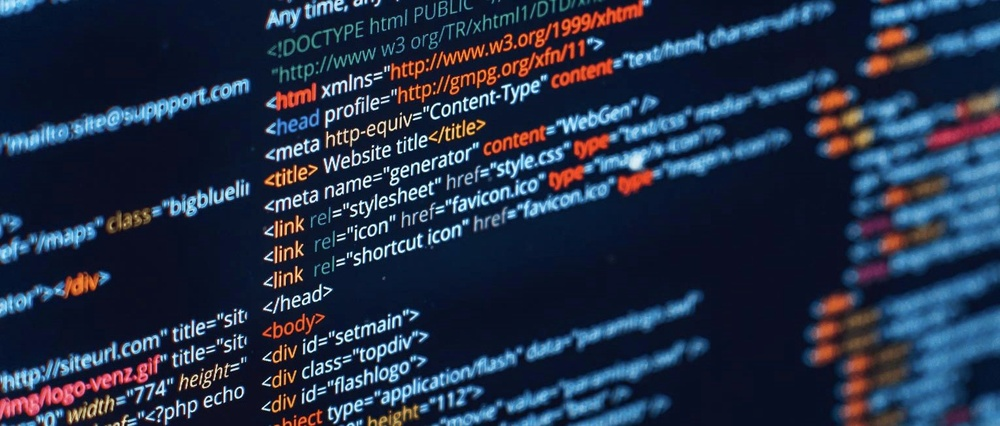
#> input picture img/img1.jpeg, 1000 x 426 px, shrunk from 1530 x 652 before the run
$ python Grayscale.py
#> lines starting #> are read from the running program, lines starting #| are printed output that depends on the picture
# Importing CV2 Library
import cv2

# Read an Image
img = cv2.imread("./img/img1.jpeg")
#> img is the input picture: shape (426, 1000, 3); mean B, G, R 70.4, 48.1, 36.1

# Greyscale the image
grayscaleImg = cv2.cvtColor(img, cv2.COLOR_BGR2GRAY)
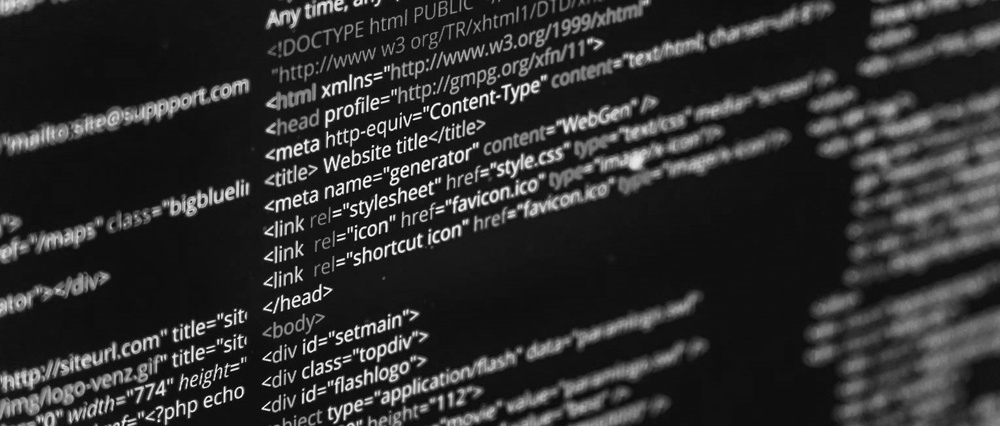
#> grayscaleImg: shape (426, 1000); min 2, max 254, mean 47.1

# Write the grayscale into file
cv2.imwrite("./output/grayscaleImg1.png", grayscaleImg)

# Show both the images
cv2.imshow("ORIGINAL", img)
cv2.imshow("GRAY SCALE", grayscaleImg)

# Hold until closed and then destroy all
cv2.waitKey(0)
cv2.destroyAllWindows()

$ run again, with img/img2.jpg copied over img/img1.jpeg
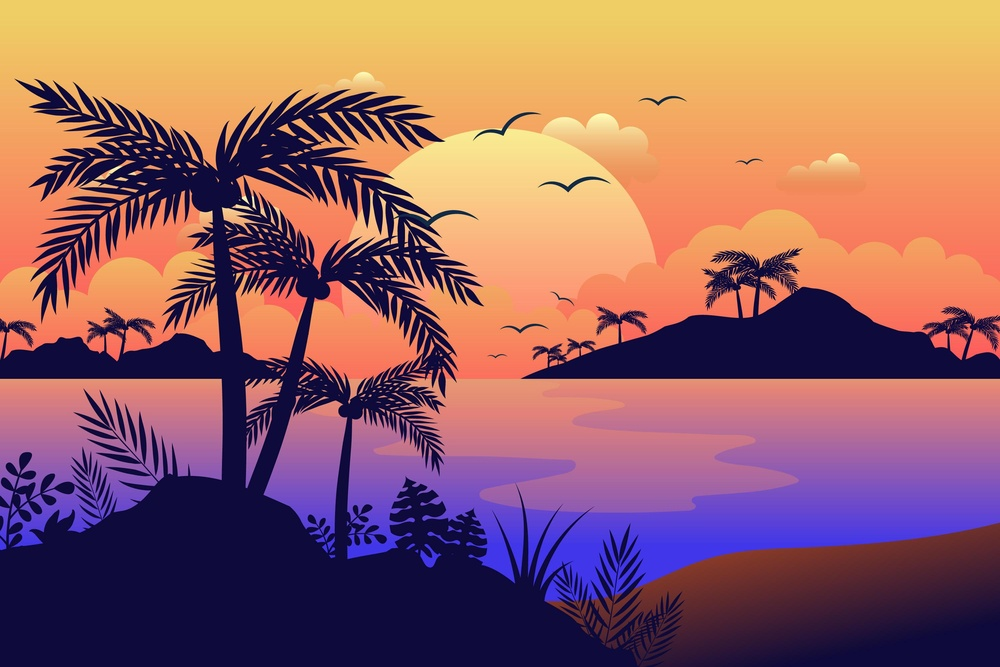
#> input picture img/img2.jpg, 1000 x 667 px, shrunk from 3000 x 2000 before the run
#> img is the input picture: shape (667, 1000, 3); mean B, G, R 100, 98.9, 148.4
#> `grayscaleImg = cv2.cvtColor(img, cv2.COLOR_BGR2GRAY)`:
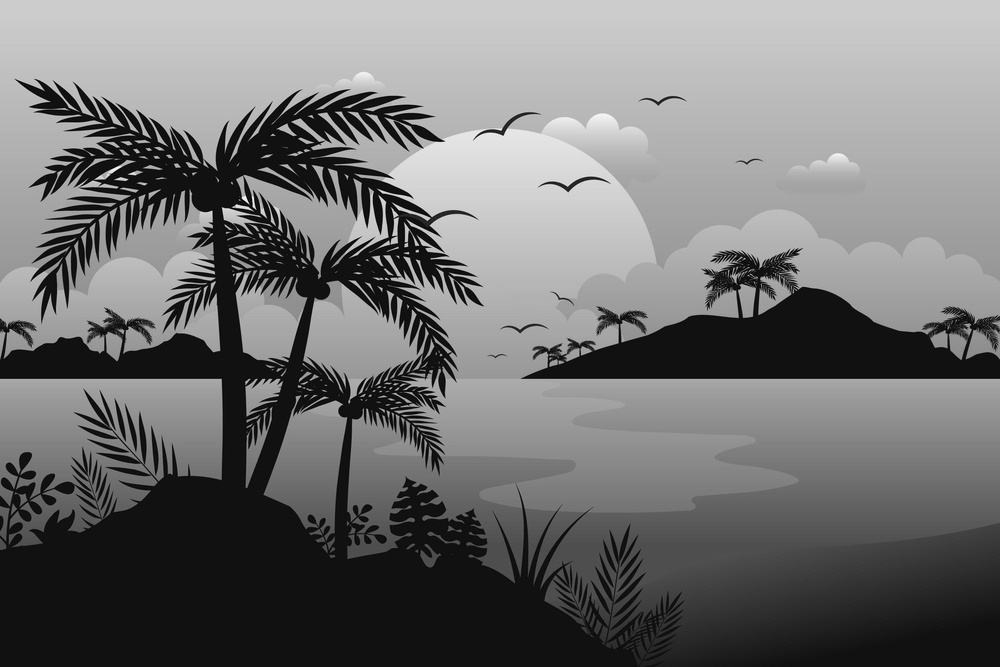
#> grayscaleImg: shape (667, 1000); min 3, max 251, mean 113.8
